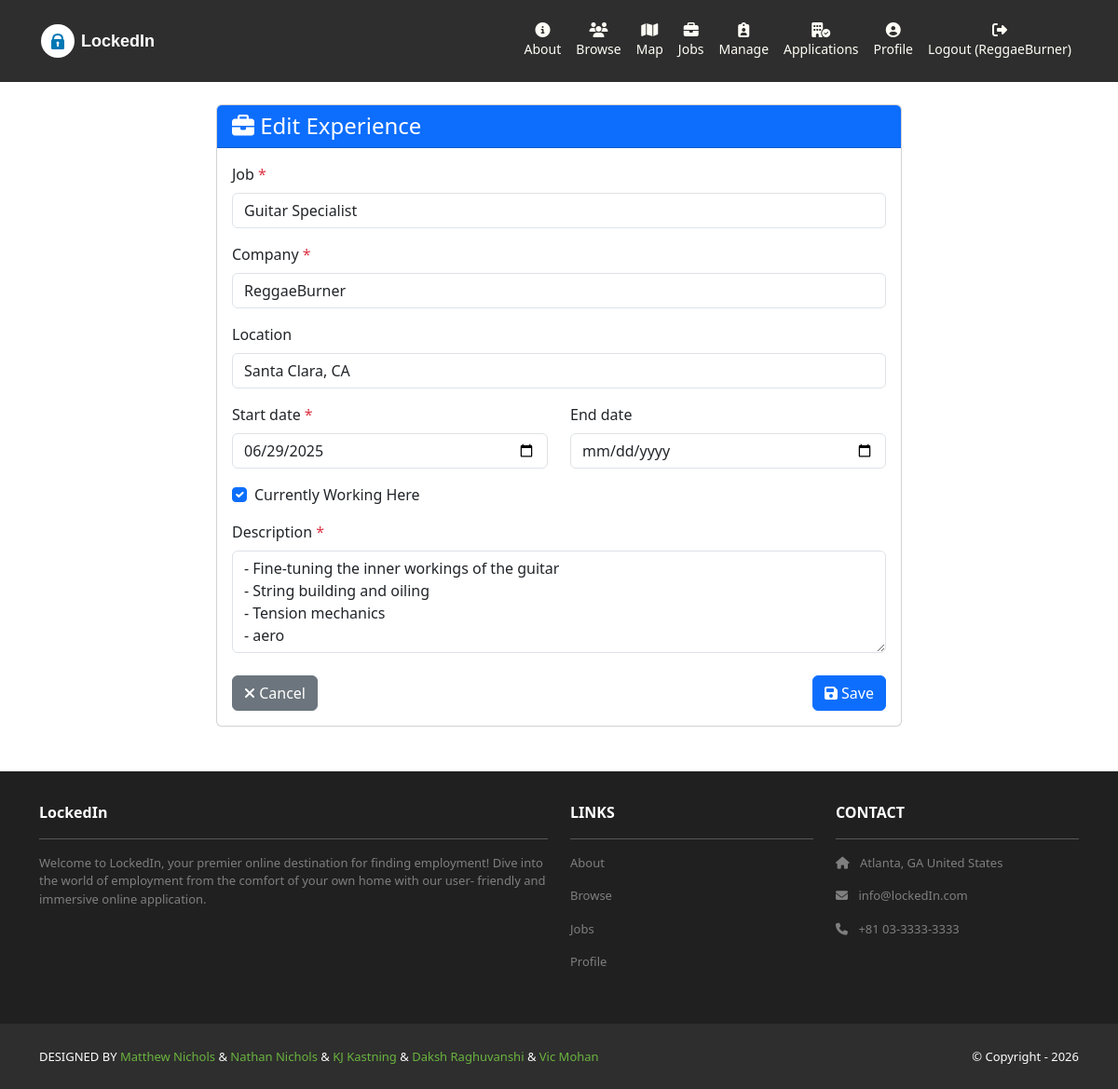
Page /profiles/work-experience/3/edit/ (signed in) on the earlier database version.
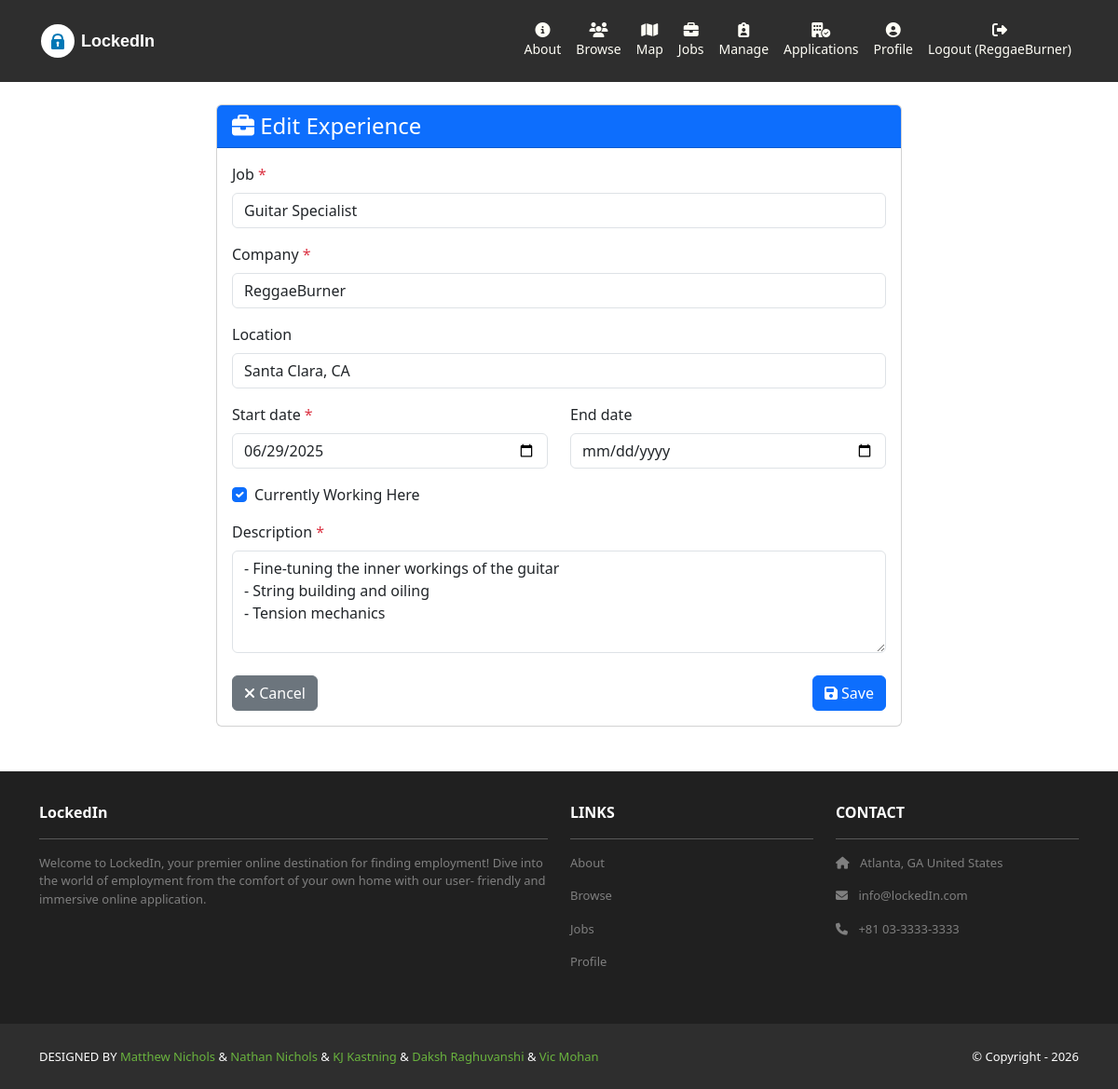
Same page on the later database version.
### profiles/models.py (models this page shows, shortened)
class Experience(models.Model):
    profile     = models.ForeignKey(Profile, on_delete=models.CASCADE, related_name='experiences')
    start_date  = models.DateField()
    end_date    = models.DateField(blank = True, null=True)
    job         = models.CharField(max_length=150)
    location    = models.CharField(max_length=150)
    description = models.TextField()
    current_job = models.BooleanField(default=False)
    company     = models.CharField(max_length=150)
    time_created = models.DateTimeField(auto_now_add=True)
    time_updated = models.DateTimeField(auto_now=True)
    class Meta:
        ordering = ['-start_date']

### profiles/views.py (the view)
# urls.py: path('work-experience/<int:exp_id>/edit/', views.edit_experience, name='profiles.edit_experience'),
@login_required
def edit_experience(request, exp_id):
    work_exp = get_object_or_404(Experience, pk=exp_id, profile__user=request.user)
    if request.method == 'POST':
        form = ExperienceForm(request.POST, instance=work_exp)
        if form.is_valid():
            form.save()
            messages.success(request, "Experience Updated!")
            return redirect('profiles.detail', username=request.user.username)
    else:
        form = ExperienceForm(instance=work_exp)
    context = {
        'form' : form,
        'work_exp' : work_exp,
        'title' : 'Edit Experience',
        'template_data' : {'title': 'Edit Experience'}
    }
    return render(request, 'profiles/experience_form.html', context)

### profiles/templates/profiles/experience_form.html (shortened to what this page needs)
{% extends 'base.html' %}
{% load static %}
{% block content %}
<div class="container mt-4 mb-5">
    <div class="row justify-content-center">
        <div class="col-md-8">
            <div class="card">
                <div class="card-header bg-primary text-white">
                    <h4 class="mb-0">
                        <i class="fas fa-briefcase"></i> {{ title }}
                    </h4>
                </div>
                <div class="card-body">
                    <form method="post">
                        <div class="mb-3">
                            <label for="{{ form.job.id_for_label }}" class="form-label">
                                {{ form.job.label }} <span class="text-danger">*</span>
                            </label>
                            {{ form.job }}
                        </div>
                        <div class="mb-3">
                            <label for="{{ form.company.id_for_label }}" class="form-label">
                                {{ form.company.label }} <span class="text-danger">*</span>
                            </label>
                            {{ form.company }}
                        </div>
                        <div class="mb-3">
                            <label for="{{ form.location.id_for_label }}" class="form-label">
                                {{ form.location.label }}
                            </label>
                            {{ form.location }}
                        </div>
                        <div class="row">
                            <div class="col-md-6 mb-3">
                                <label for="{{ form.start_date.id_for_label }}" class="form-label">
                                    {{ form.start_date.label }} <span class="text-danger">*</span>
                                </label>
                                {{ form.start_date }}
                            </div>
                            <div class="col-md-6 mb-3">
                                <label for="{{ form.end_date.id_for_label }}" class="form-label">
                                    {{ form.end_date.label }}
                                </label>
                                {{ form.end_date }}
                            </div>
                        </div>
                        <div class="mb-3 form-check">
                            {{ form.current_job}}
                            <label class="form-check-label" for="{{ form.current_job.id_for_label }}">
                                Currently Working Here
                            </label>
                        </div>
                        <div class="mb-3">
                            <label for="{{ form.description.id_for_label }}" class="form-label">
                                {{ form.description.label }} <span class="text-danger">*</span>
                            </label>
                            {{ form.description }}
                        </div>
                        <div class="d-flex justify-content-between mt-4">
                            <a href="{% url 'profiles.detail' username=user.username %}"
                               class="btn btn-secondary">
                                <i class="fa-solid fa-xmark"></i> Cancel
                            </a>
                            <button type="submit" class="btn btn-primary">
                                <i class="fas fa-save"></i> Save
                            </button>
                        </div>
                    </form>
                </div>
            </div>
        </div>
    </div>
</div>
{% endblock content %}

Differences in the rows shown:
changed Experience "Guitar Specialist": description "- Fine-tuning the inner workings of the guitar - String building and oiling - Tension mechanics - aero" → "- Fine-tuning the inner workings of the guitar - String building and oiling - Tension mechanics"
